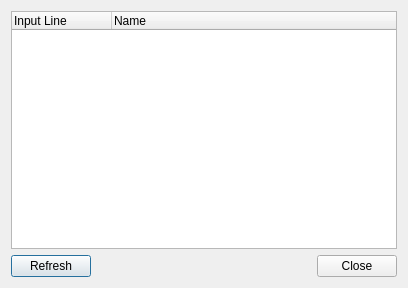
<?xml version="1.0" encoding="UTF-8"?>
<!--
  Q Light Controller Plus
  configurehid.ui

  Copyright (c) 2015 Massimo Callegari

  Licensed under the Apache License, Version 2.0 (the "License");
  you may not use this file except in compliance with the License.
  You may obtain a copy of the License at

      http://www.apache.org/licenses/LICENSE-2.0.txt

  Unless required by applicable law or agreed to in writing, software
  distributed under the License is distributed on an "AS IS" BASIS,
  WITHOUT WARRANTIES OR CONDITIONS OF ANY KIND, either express or implied.
  See the License for the specific language governing permissions and
  limitations under the License.
-->
<ui version="4.0">
 <class>ConfigureHID</class>
 <widget class="QDialog" name="ConfigureHID">
  <property name="geometry">
   <rect>
    <x>0</x>
    <y>0</y>
    <width>408</width>
    <height>288</height>
   </rect>
  </property>
  <property name="windowTitle">
   <string>Configure HID Plugin</string>
  </property>
  <layout class="QGridLayout" name="gridLayout">
   <item row="0" column="0" colspan="2">
    <widget class="QTreeWidget" name="m_list">
     <property name="alternatingRowColors">
      <bool>true</bool>
     </property>
     <property name="rootIsDecorated">
      <bool>false</bool>
     </property>
     <property name="itemsExpandable">
      <bool>false</bool>
     </property>
     <property name="allColumnsShowFocus">
      <bool>true</bool>
     </property>
     <column>
      <property name="text">
       <string>Input Line</string>
      </property>
     </column>
     <column>
      <property name="text">
       <string>Name</string>
      </property>
     </column>
    </widget>
   </item>
   <item row="1" column="0">
    <widget class="QPushButton" name="m_refreshButton">
     <property name="text">
      <string>Refresh</string>
     </property>
    </widget>
   </item>
   <item row="1" column="1">
    <widget class="QDialogButtonBox" name="m_buttonBox">
     <property name="standardButtons">
      <set>QDialogButtonBox::Close</set>
     </property>
    </widget>
   </item>
  </layout>
 </widget>
 <resources/>
 <connections>
  <connection>
   <sender>m_buttonBox</sender>
   <signal>accepted()</signal>
   <receiver>ConfigureHID</receiver>
   <slot>accept()</slot>
   <hints>
    <hint type="sourcelabel">
     <x>355</x>
     <y>274</y>
    </hint>
    <hint type="destinationlabel">
     <x>225</x>
     <y>149</y>
    </hint>
   </hints>
  </connection>
  <connection>
   <sender>m_buttonBox</sender>
   <signal>rejected()</signal>
   <receiver>ConfigureHID</receiver>
   <slot>reject()</slot>
   <hints>
    <hint type="sourcelabel">
     <x>355</x>
     <y>274</y>
    </hint>
    <hint type="destinationlabel">
     <x>225</x>
     <y>149</y>
    </hint>
   </hints>
  </connection>
 </connections>
</ui>
